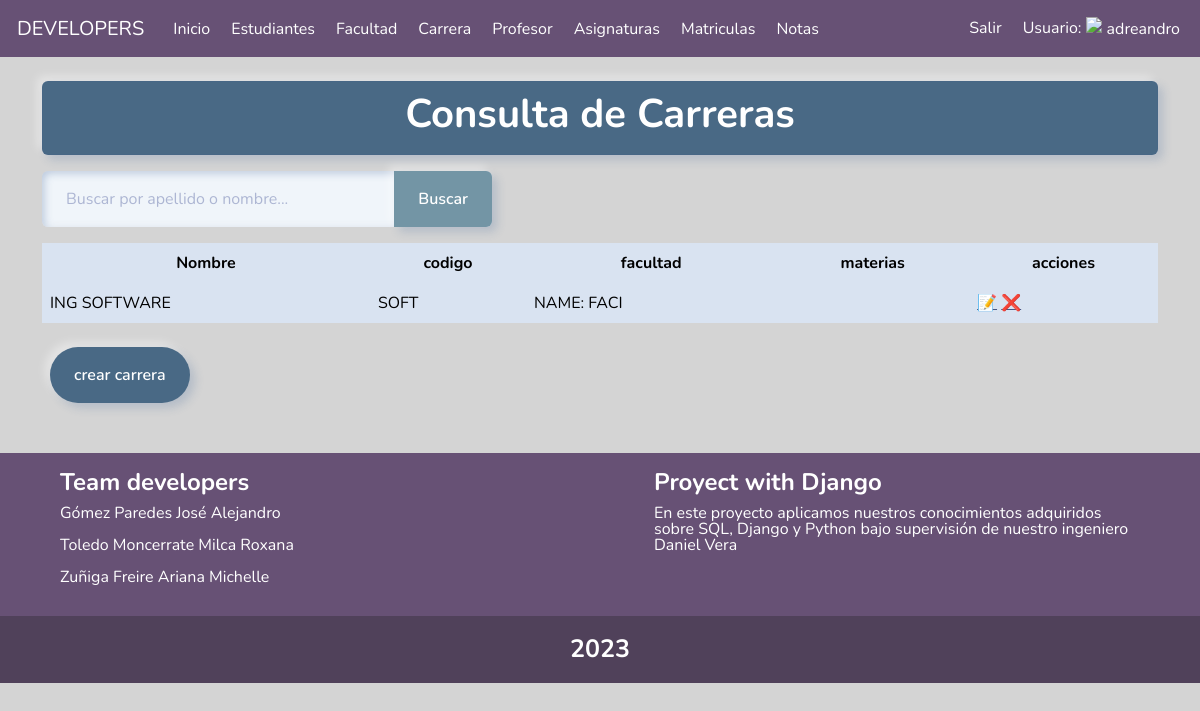
Screenshot of /carrer/ (signed in) with the database file from the repository.
### notas/models.py (models this page shows, shortened)
class Carrer(models.Model):
    codigo_carrera = models.CharField(verbose_name="code", max_length=20)
    nombre = models.CharField(verbose_name="name", max_length=200)
    Facultad = models.ForeignKey(Faculty, on_delete=models.CASCADE)
    materias = models.ManyToManyField(Subject)
    class Meta:
        verbose_name = ('carrer')
        verbose_name_plural = ('carrers')
        ordering = ('nombre',)

class Faculty(models.Model):
    name = models.CharField(verbose_name="name", max_length=200)
    code = models.CharField(verbose_name="code", max_length=20)
    is_active = models.BooleanField(verbose_name="is_active", default=True)
    class Meta:
        verbose_name = ('Faculty')
        verbose_name_plural = ('Faculties')
        ordering = ('name',)
    def __str__(self):
        return f"name: {self.name}"

### notas/carrer.py (the view)
# urls.py: path('carrer/', carrer.init, name='carrers'),
@login_required
def init(request):
    print(request)
    context, carrers = None, None
    try:
        query = request.GET.get('q')  # ver
        if query:
            carrers = (Carrer.objects.filter(
                name__icontains=query) or
                Carrer.objects.filter
                (Facultad__icontains=query))
        else:
            carrers = Carrer.objects.all()
        paginator = Paginator(carrers, 2)
        pagina = request.GET.get('page', 1)
        carreras_paginadas = paginator.get_page(pagina)
        context = {
            'carreras': carreras_paginadas,
            'title': 'Consulta de Carreras',
            'paginator': paginator,
            'num_pages': paginator.num_pages,
        }
        return render(request, 'carrera/carrers.html', context)
    except ValueError:
        print(ValueError)
        return render(request, 'carrera/carrers.html',
                      {'title': 'Consulta de carreras',
                       'error': 'Ha ocurrido un error en la consulta'})

### notas/templates/carrera/carrers.html (shortened to what this page needs)
{% extends "base.html" %}
{% load static%}
{% block content %}
 <div class="container">
    <div class="py-2 mt-4 border border-1 shadow rounded text-center color">
        <h1 class="fw-bold text-white text-success">{{title}}</h1>
    </div>
   <div class="mt-3">
        <div class="mt-2 d-flex justify-content-between flex-wrap">
            <form action="" style="max-width: 450px;">
                <div class="input-group">
                    <input type="text" size="100" class="form-control" placeholder="Buscar por apellido o nombre..." name="q" value="{{ request.GET.q }}">
                    <button class="btn botones text-white" data-bs-toggle="tooltip" data-bs-title="Escriba parte del codigo o nombre y click en buscar">
                        Buscar
                    </button>
                </div>
            </form>
        </div>
  </div>
  <div class="table-responsive mt-3">
     <table class="table table-borderless table-fluid">
    <thead class="text-center text-light ">
      <tr >
        <th>Nombre</th>
        <th>codigo</th>
        <th>facultad</th>
        <th>materias</th>
        <th>acciones</th>
      </tr>
    </thead>
    <tbody>
      {% for carrera in carreras %}
      <tr>
        <td>{{carrera.nombre|upper}}</td>
        <td>{{carrera.codigo_carrera|upper}}</td>
        <td>{{carrera.Facultad|upper}}</td>
        <td>{{carrera.Subjects|upper}}</td>
        <td>
          <a href="{% url 'update_carrer' carrera.id %}" data-bs-toggle="tooltip" data-bs-title="Editar carrera">📝</a>
          <a href="{% url 'delete_carrer' carrera.id %}" data-bs-toggle="tooltip" data-bs-title="Eliminar carrera">❌</a>
        </td>
      </tr>
    {% endfor %}
    </tbody>
     </table>
  </div>
  <div class="m-2">
    <a href="{% url 'create_carrer' %}" class="btn color text-white" data-bs-toggle="tooltip" data-bs-title="Ingresar un nueva facultad">
        crear carrera
    </a>
  </div>
</div>
{% endblock content %}

### static/css/estilos.css (style rules this page uses)
.fondo { background-color: rgb(212, 212, 212) }
.color { background-color: #496985; }
.botones { background: #7395a5; }

### rows the page displays
Carrer: nombre "ING SOFTWARE", codigo_carrera "SOFT", Facultad "NAME: FACI"

### other values shown
{{ title }} "Consulta de Carreras"
